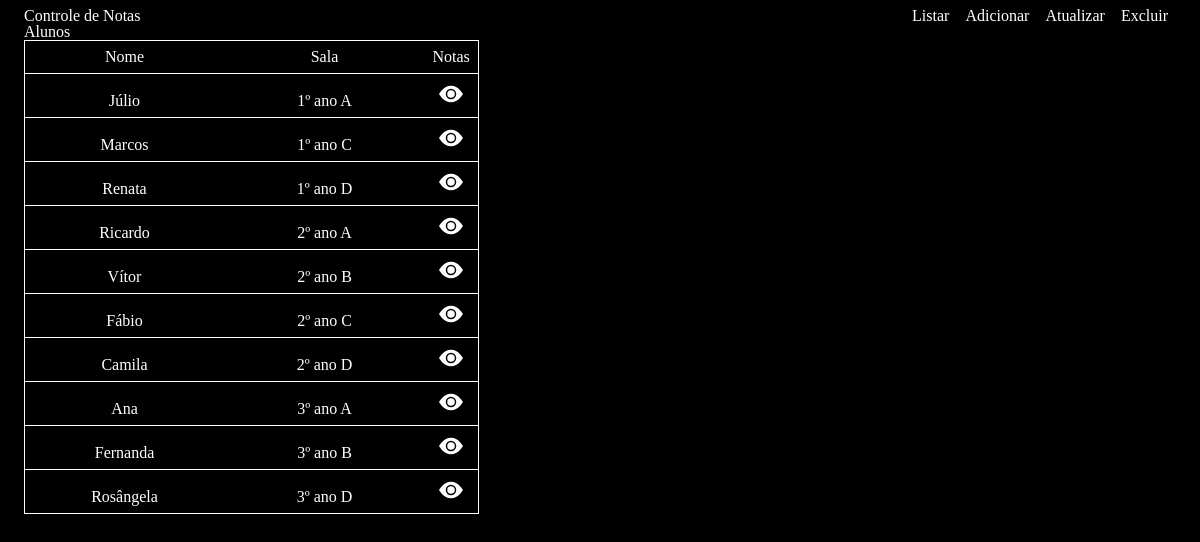
Before: / with the older database file.
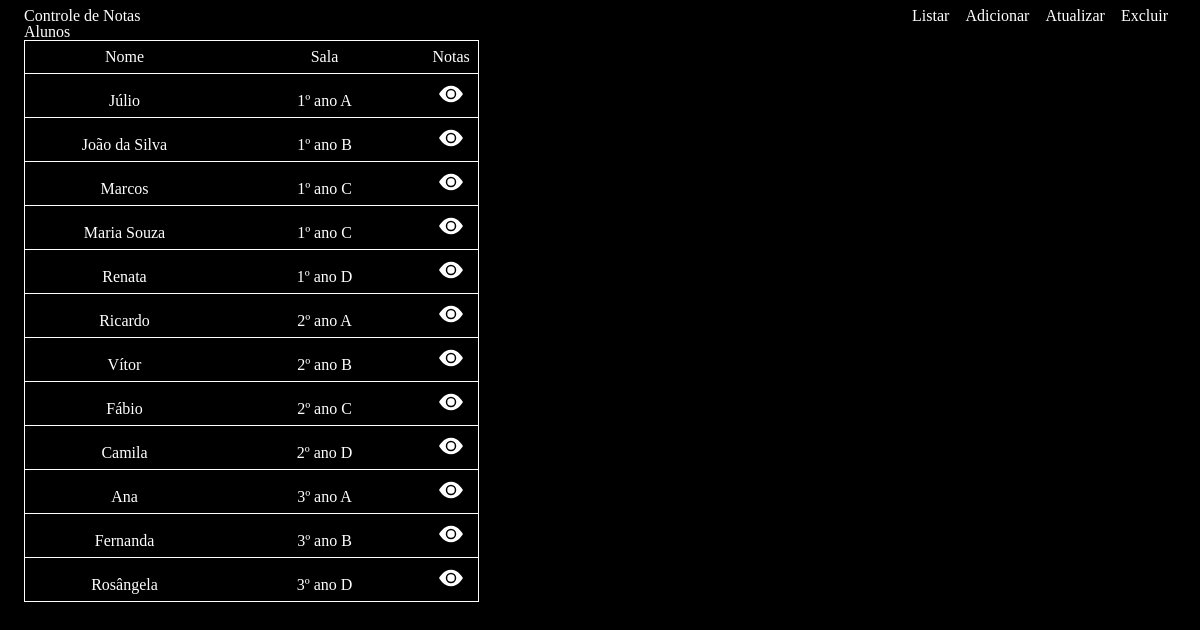
After: the same page with the newer database file.
### tables this page shows
CREATE TABLE alunos (
            id_aluno INTEGER PRIMARY KEY AUTOINCREMENT,
            nome TEXT NOT NULL,
            data_nascimento TEXT,
            id_sala INTEGER,
            FOREIGN KEY (id_sala) REFERENCES salas(id_sala) ON DELETE SET NULL
        );

CREATE TABLE salas (
            id_sala INTEGER PRIMARY KEY AUTOINCREMENT,
            nome TEXT NOT NULL UNIQUE
        );

### app.py (the view)
@app.route("/")
def index():
    alunos = query_db(
        """
        SELECT
            alunos.id_aluno,
            alunos.nome,
            salas.nome AS nome_sala -- Cria um alias
        FROM alunos
        -- Une alunos.id_sala a salas.id_sala
        JOIN salas ON alunos.id_sala = salas.id_sala
        ORDER BY salas.nome;"""
    )
    return render_template("index.html", alunos=alunos)

### app.py (called while the page is built)
def get_db():
    db = getattr(g, "_database", None)
    if db is None:
        db = g._database = sqlite3.connect(DATABASE)
        db.row_factory = sqlite3.Row
        db.execute("PRAGMA foreign_keys = ON;")
    return db

@app.teardown_appcontext
def close_connection(exception):
    db = getattr(g, "_database", None)
    if db is not None:
        db.close()

def query_db(query, args=(), one=False):
    cur = get_db().execute(query, args)
    rv = cur.fetchall()
    cur.close()
    return (rv[0] if rv else None) if one else rv

### templates/index.html (shortened to what this page needs)
<!DOCTYPE html>
<html lang="pt-BR">
  <head>
    <link rel="stylesheet" href="/static/css/reset.css" />
    <link rel="stylesheet" href="/static/css/fonts.css" />
    <link rel="stylesheet" href="/static/css/global.css" />
    <link rel="stylesheet" href="/static/css/pages/index.css" />
  </head>
  <body>
    <div id="div-top-bar">
      <h1>Controle de Notas</h1>
    </div>
    <h2>Alunos</h2>
    <table id="table-listagem-alunos">
      <colgroup>
        <col span="1" style="visibility: collapse" />
        <col span="1" />
        <col span="1" />
        <col span="1" />
      </colgroup>
      <thead>
        <tr>
          <th>Nome</th>
          <th>Sala</th>
          <th>Notas</th>
        </tr>
      </thead>
      <tbody>
        {% for aluno in alunos %}
        <tr>
          <td>{{ aluno.nome }}</td>
          <td>{{ aluno.nome_sala }}</td>
          <td>
            <button>
            </button>
          </td>
        </tr>
        {% endfor %}
      </tbody>
    </table>
  </body>
</html>

### static/css/global.css (style rules this page uses)
* { margin: 0; box-sizing: border-box; }
body { background-color: black; color: white; padding: 0.5rem 1.5rem; }
button:has(svg) { background-color: transparent; border: none; padding: 0; margin: 0; color: white; width: fit-content; height: fit-content; }
#div-top-bar { display: flex; justify-content: space-between; }

### static/css/pages/index.css (style rules this page uses)
table { border: 1px solid white; width: fit-content; border-collapse: collapse; }
tr { border-bottom: 1px solid white; }
th, td { padding: 0.5rem; }
th { width: auto; }
#table-listagem-alunos th:nth-child(2), #table-listagem-alunos td:nth-child(2), #table-listagem-alunos th:nth-child(3), #table-listagem-alunos td:nth-child(3) { text-align: center; }
#table-listagem-alunos th:nth-child(2), #table-listagem-alunos th:nth-child(3) { width: 200px; }
#table-listagem-alunos td:last-child { display: inline-flex; justify-content: center; align-items: center; width: 100%; }

Changed rows visible on the page:
added alunos: nome "João da Silva", nome_sala "1º ano B"
added alunos: nome "Maria Souza", nome_sala "1º ano C"
